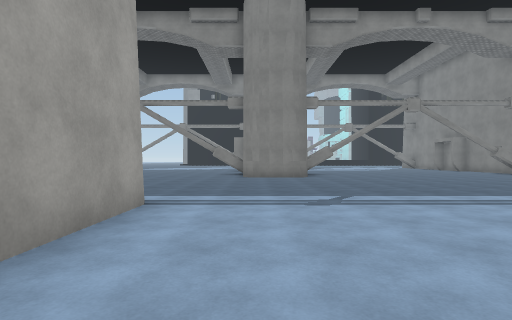
view 1 (above)

24 first-person views from a walk through a Unity game level. The camera is 1.3 m above the floor, looks level and sees 80° across. The floor is counted in squares, 2 m on a side. Each view is taken from the middle of a square. On the plan, view 1 faces up. The plan holds only what a view shows up to about 10 squares ahead; the rest is blank. The place goes on beyond the plan. Some animated figures are left out. Some surface patterns are stand-ins.

view 2
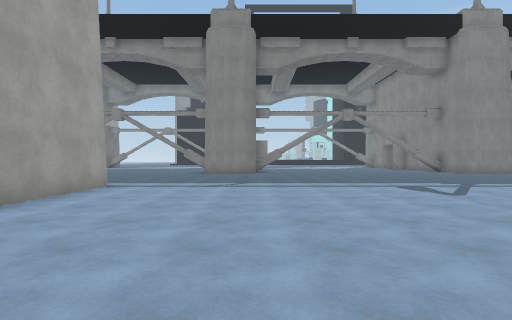

view 3
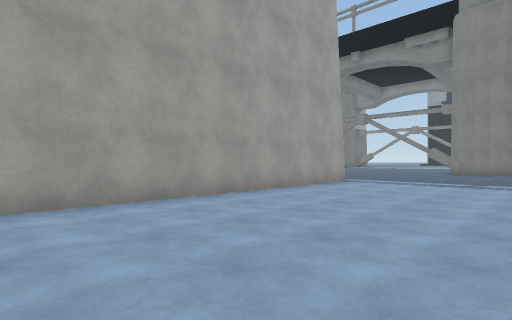

view 4
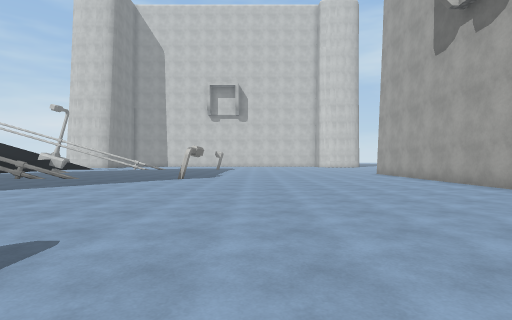

view 5
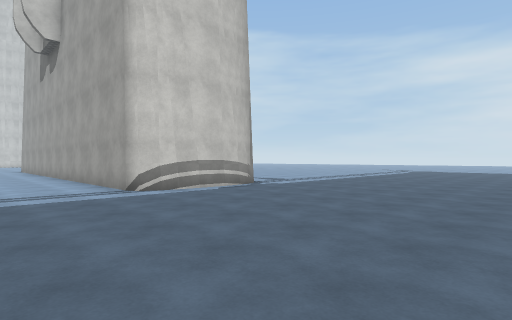

view 6
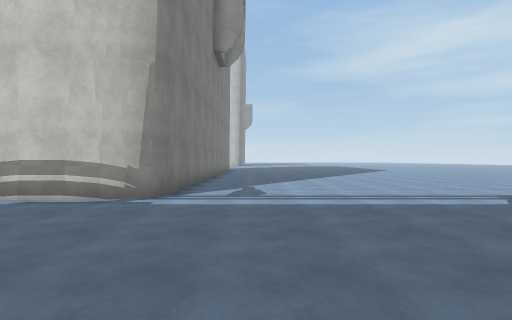

view 7
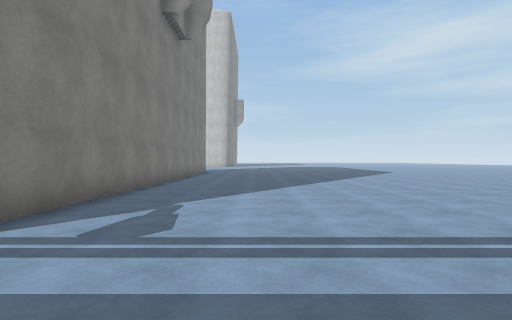

view 8
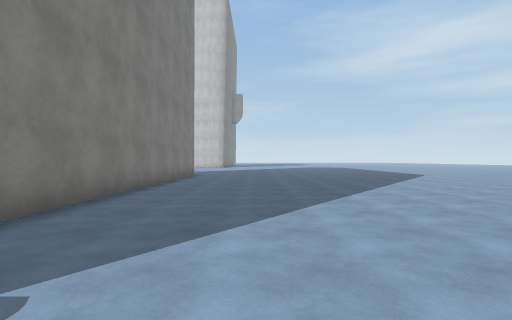

view 9
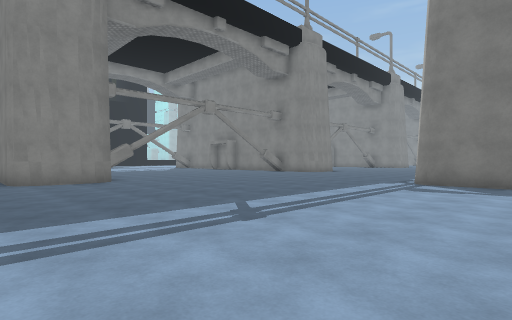

view 10
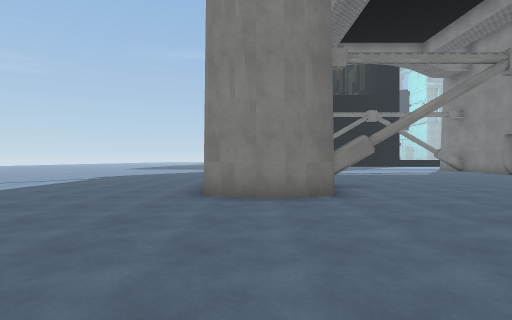

view 11
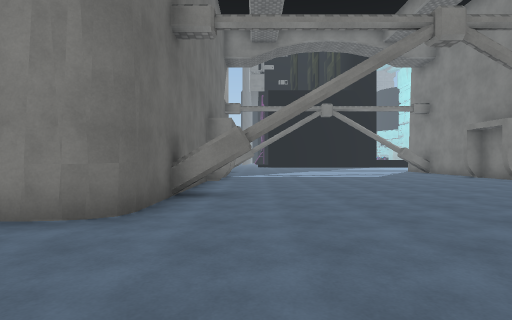

view 12
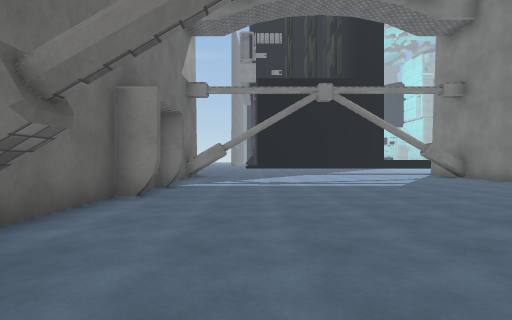

view 13
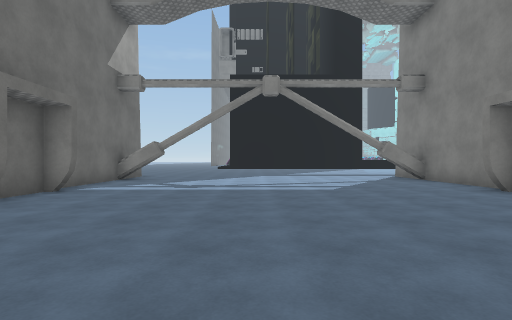

view 14
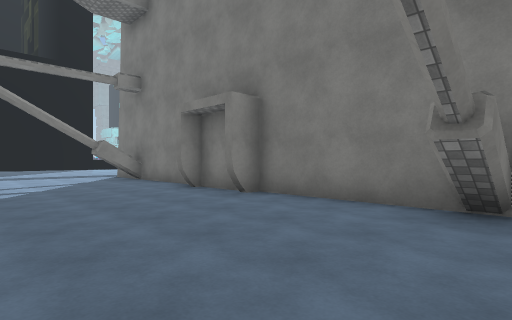

view 15
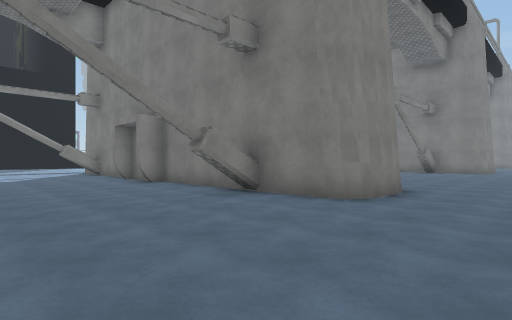

view 16
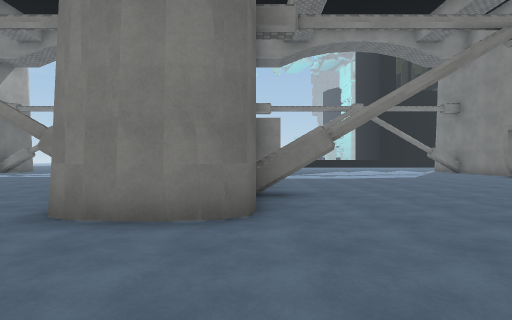

view 17
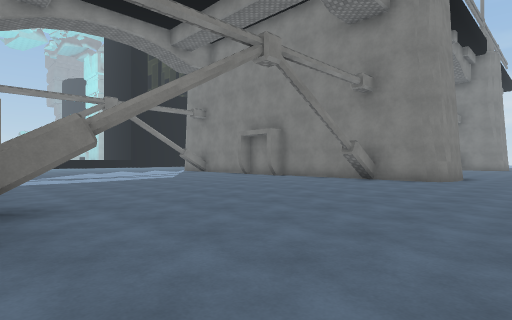

view 18
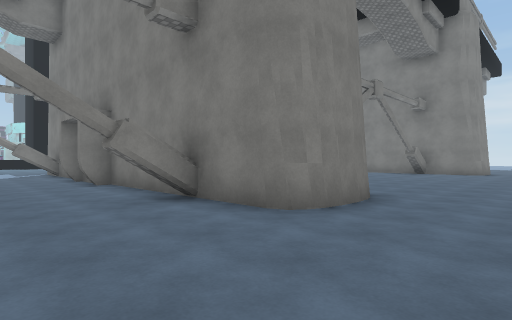

view 19
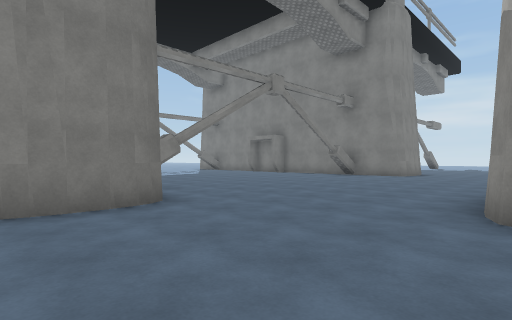

view 20
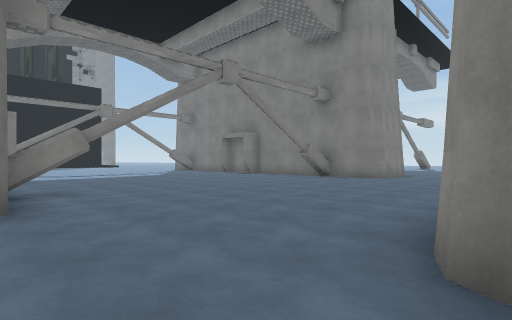

view 21
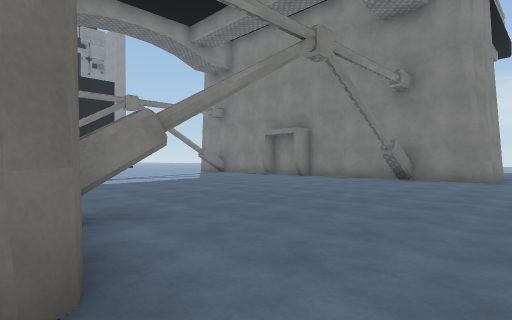

view 22
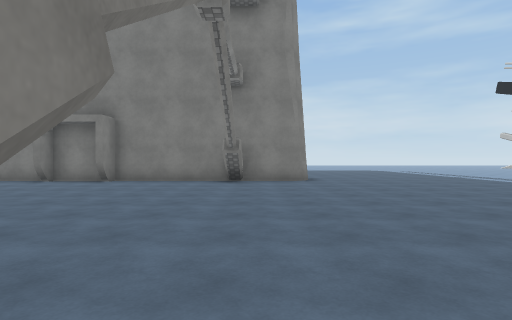

view 23
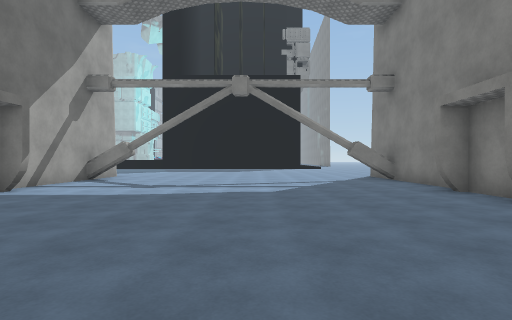

view 24
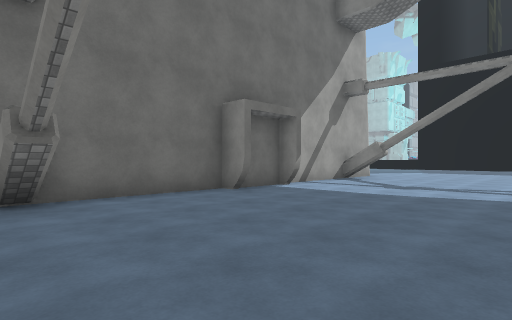

### Floor plan
Key: @ floor where view 1 was taken; # wall or solid block; . floor; T thing the floor can be seen under or through.
Columns run from 15 left of view 1 to 26 right of it. Each row starts with its distance up from view 1.
 24            ...                  ...
 23     ##........##             ##........##
 22     #..........#             #..........#
 21     #..........#         ..  #..........#
 20      ..........#   ..    ..  #..........#
 19     ##........##  ....   ..# ##........##
 18     #..........###.........###..........#
 17     ##........##  .........####........##
 16 ..  #..........#  .........###..........#
 15 ..  #..........#  .........###..........#
 14 ..  ##........## TT.......#####........##
 13 ..###..........#  .........# #..........#
 12 ..###..........###.........###..........##
 11 .........................................
 10 .........................................
  9 ....................... .................
  8  ......................    ..............
  7  ........................  ....##    ....
  6  ........................             ...
  5  .........####...........
  4  .........#  #..........
  3  .........#  #.........
  2  .........#  #.........
  1  .........#  #..........
  0 ..........#  #.@........
 -1 ..........#  #...........
 -2 ..........#  #............
 -3 ..........#  #.............
 -4 ..........#  #.............
 -5 ..........#  #............

Positions as (right, up) in squares from view 1, and headings:
1: (0, 0), facing up
2: (2, -3), facing up
3: (3, -4), facing up-left
4: (4, 5), facing down
5: (1, 11), facing down-left
6: (-7, 10), facing down
7: (-8, 7), facing down
8: (-8, 4), facing down
9: (-14, 2), facing up-right
10: (-12, 6), facing up
11: (-9, 8), facing up
12: (-8, 12), facing up
13: (-6, 13), facing up
14: (-5, 13), facing up-right
15: (-5, 9), facing up-right
16: (2, 8), facing up
17: (2, 9), facing up-right
18: (9, 9), facing up-right
19: (12, 7), facing up-right
20: (14, 7), facing up-right
21: (14, 10), facing up-right
22: (15, 13), facing right
23: (20, 13), facing up
24: (20, 13), facing up-left
